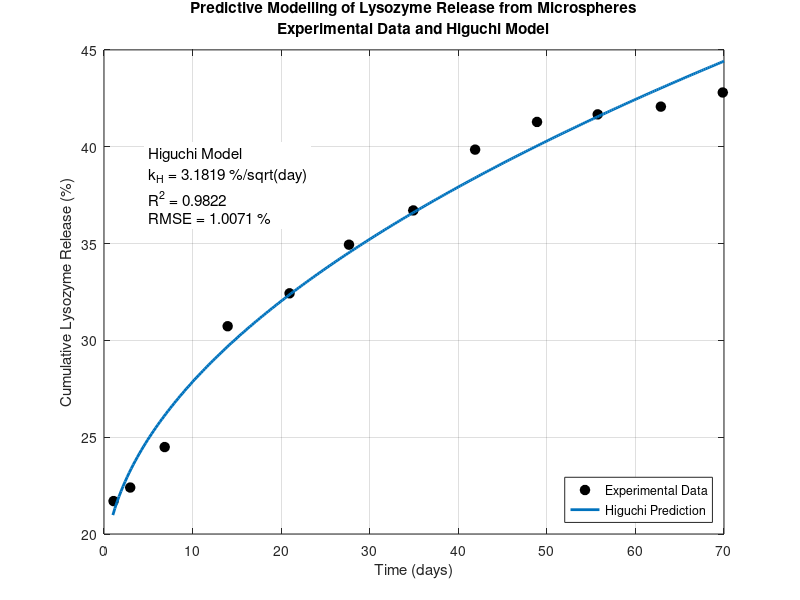

MATLAB code for this plot: (Note: this script raises an error after producing the figure.)
clc;
clear;
close all;

%% =========================================================
% FINAL PROJECT VISUALIZATION
% Predictive Modelling of Protein Release from Microspheres
% ==========================================================

%% Experimental data

time = [1.08 2.96 6.85 13.96 20.95 27.66 ...
        34.92 41.90 48.89 55.74 62.87 69.86];

release = [21.70 22.40 24.49 30.73 32.43 34.94 ...
           36.71 39.85 41.28 41.67 42.07 42.80];


%% =========================================================
% HIGUCHI MODEL
% ==========================================================

sqrt_time = sqrt(time);

pH = polyfit(sqrt_time,release,1);

kH = pH(1);
intercept_H = pH(2);

release_H = polyval(pH,sqrt_time);


%% Calculate R2 and RMSE

SSres = sum((release-release_H).^2);
SStot = sum((release-mean(release)).^2);

R2_H = 1-SSres/SStot;

RMSE_H = sqrt(mean((release-release_H).^2));


%% =========================================================
% SMOOTH HIGUCHI PREDICTION
% ==========================================================

time_pred = linspace(1,70,300);

release_pred = polyval(pH,sqrt(time_pred));


%% =========================================================
% FINAL FIGURE
% ==========================================================

figure('Name','Final Project Visualization',...
       'Position',[100 100 1000 650]);

% Experimental data
plot(time,release,'ko',...
    'MarkerFaceColor','k',...
    'MarkerSize',7);

hold on;

% Higuchi prediction
plot(time_pred,release_pred,...
    'LineWidth',2);

xlabel('Time (days)');
ylabel('Cumulative Lysozyme Release (%)');

title({'Predictive Modelling of Lysozyme Release from Microspheres',...
       'Experimental Data and Higuchi Model'});

legend('Experimental Data',...
       'Higuchi Prediction',...
       'Location','southeast');

grid on;
box on;


%% =========================================================
% ADD MODEL INFORMATION
% ==========================================================

text(5,38,...
    sprintf(['Higuchi Model\n' ...
             'k_H = %.4f %%/sqrt(day)\n' ...
             'R^2 = %.4f\n' ...
             'RMSE = %.4f %%'],...
             kH,R2_H,RMSE_H),...
    'FontSize',11,...
    'BackgroundColor','white');


%% =========================================================
% SAVE HIGH-QUALITY IMAGE
% ==========================================================

exportgraphics(gcf,...
    'Final_Project_Visualization.png',...
    'Resolution',300);


%% =========================================================
% SAVE SUMMARY
% ==========================================================

Summary = table( ...
    kH,...
    intercept_H,...
    R2_H,...
    RMSE_H,...
    'VariableNames',{ ...
    'Higuchi_Release_Constant',...
    'Intercept',...
    'R_squared',...
    'RMSE_percent'});

writetable(Summary,...
    'Final_Model_Summary.xlsx');


%% =========================================================
% DISPLAY RESULTS
% ==========================================================

disp(' ');
disp('==============================================');
disp(' FINAL PROJECT MODEL');
disp('==============================================');

fprintf('\nHiguchi release constant = %.4f %%/sqrt(day)\n',kH);
fprintf('Intercept = %.4f %%\n',intercept_H);
fprintf('R-squared = %.4f\n',R2_H);
fprintf('RMSE = %.4f %%\n',RMSE_H);

disp(' ');
disp('Final visualization saved as:');
disp('Final_Project_Visualization.png');

disp(' ');
disp('Final model summary saved as:');
disp('Final_Model_Summary.xlsx');
